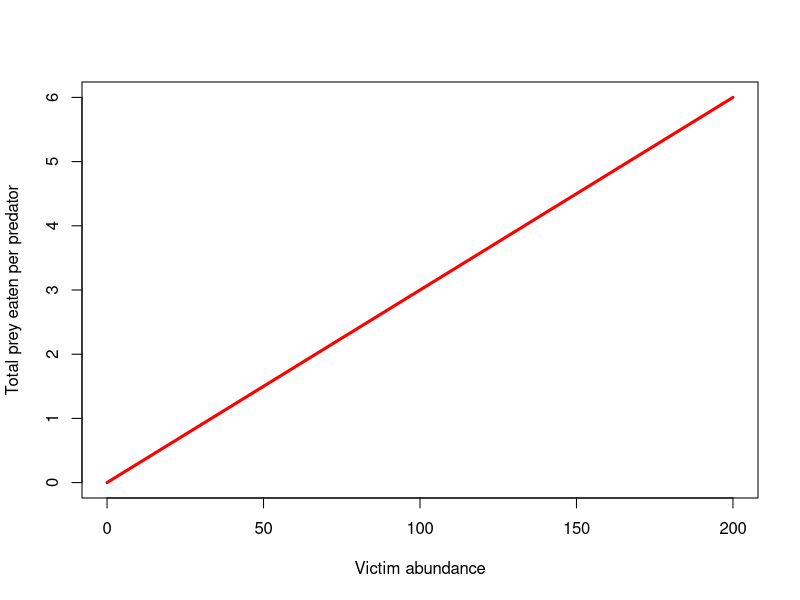
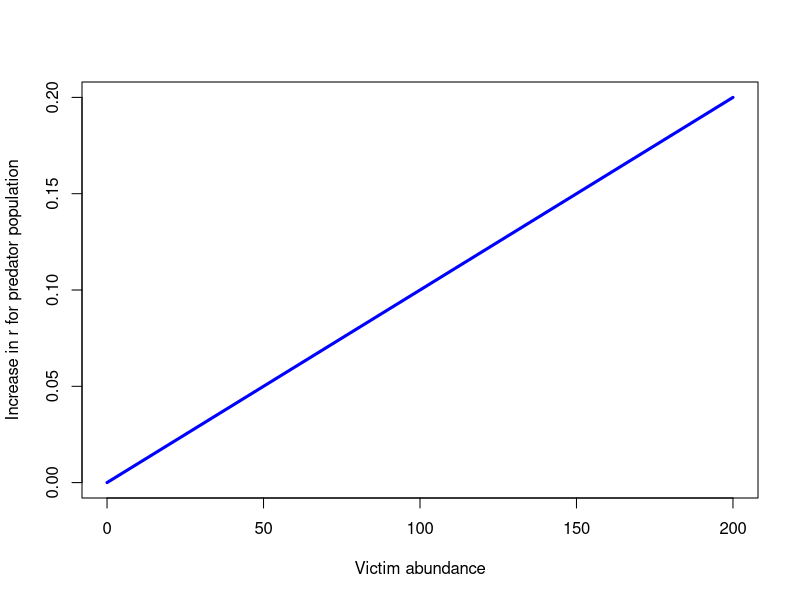
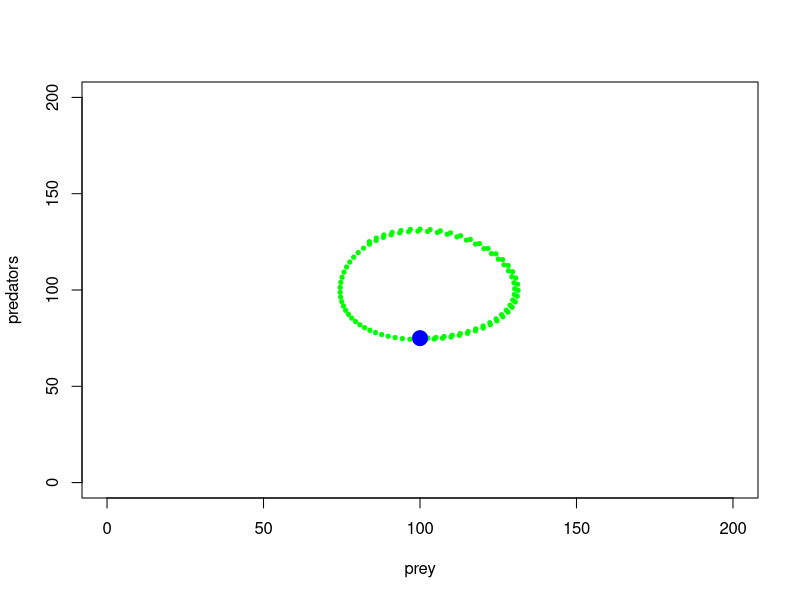
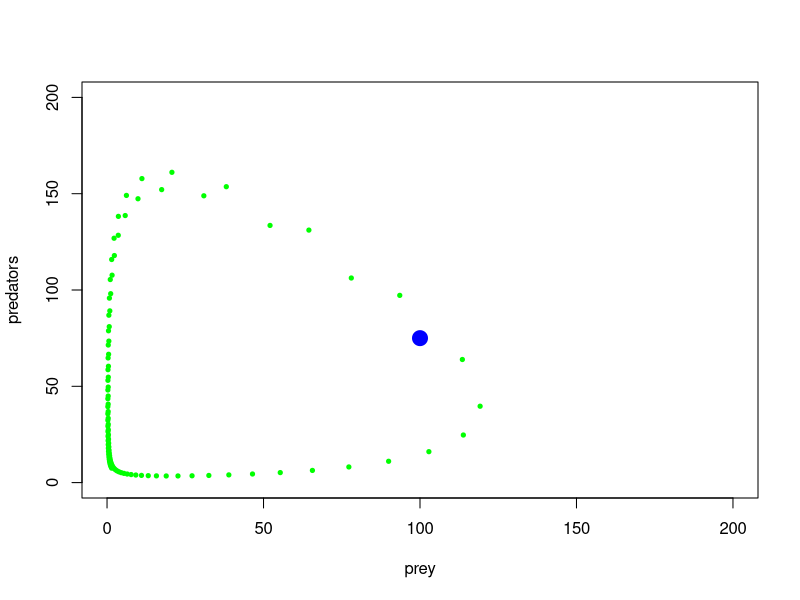
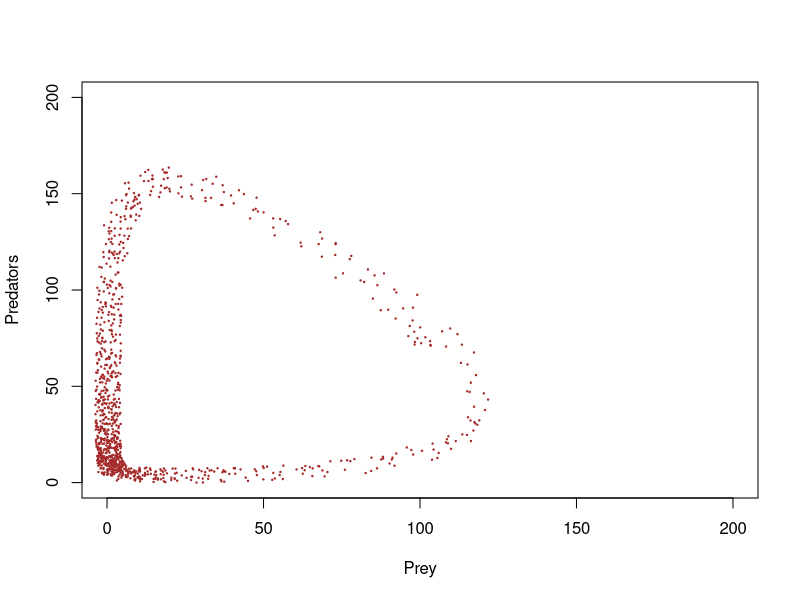
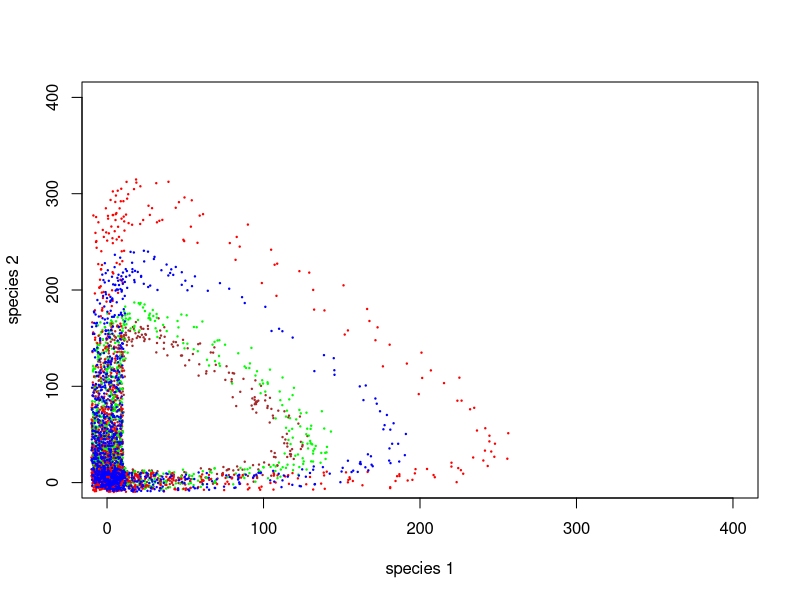
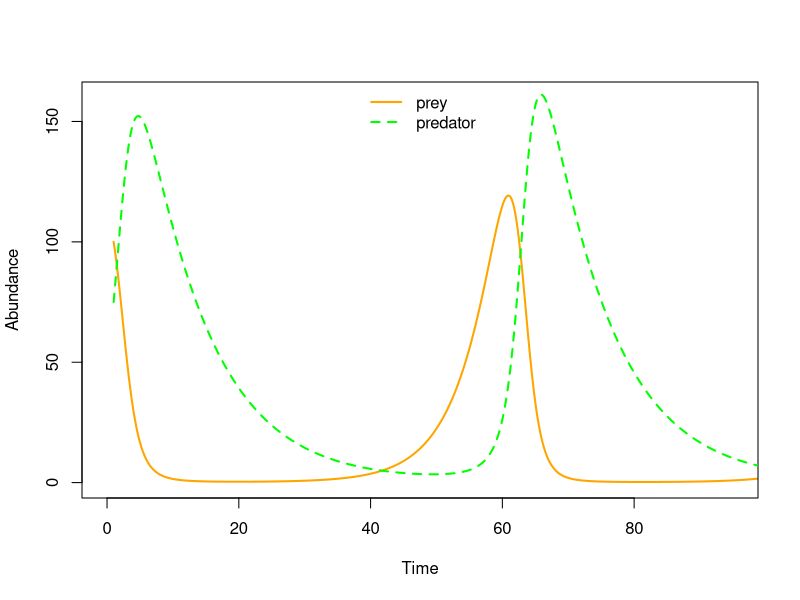

The R source for these figures, in order: (Note: this script raises an error after producing the figures.)

#  NRES 470/670, Lecture 17  ------------------------
#    University of Nevada, Reno           
#    Predator-prey    


# simple functional response

LVfuncresp <- function(V,alpha){
  alpha*V
}

curve(LVfuncresp(x,0.03),0,200,xlab="Victim abundance",ylab="Total prey eaten per predator",col="red",lwd=3)


# Numerical response

LVnumresp <- function(V,beta){
  beta*V
}

curve(LVnumresp(x,0.001),0,200,xlab="Victim abundance",ylab="Increase in r for predator population",col="blue",lwd=3)


# LOTKA VOLTERRA PREDATION EXAMPLE (on phase plane)

## Params

Alpha <- 0.001
Beta <- 0.001
InitPrey <- 100
InitPred <- 75
r <- 0.1
q <- 0.1
Nyears <- 100
step <- 0.1

System <- data.frame(prey = rep(InitPrey,(Nyears+1)*10),pred = InitPred)

doYear <- function(prevyear){
  n1 <- prevyear[1] + r*prevyear[1]*step - Alpha*prevyear[1]*prevyear[2]*step
  n2 <- prevyear[2] + Beta*prevyear[1]*prevyear[2]*step - q*prevyear[2]*step 
  return(c(n1,n2))
}

## Do simulation
for(i in 1:(Nyears*10+1)){
  System[1+i,] <- doYear(System[i,])
}




plot(1,1,pch="",ylim=c(0,200),xlim=c(0,200),xlab="prey",ylab="predators")
points(System[seq(1,1000,10),],col="green",type="p",pch=20,cex=0.85)
points(System[1,],col="blue",pch=20,cex=3)


# LOTKA VOLTERRA PREDATION EXAMPLE

## Params

Alpha <- 0.005
Beta <- 0.005
InitPrey <- 100
InitPred <- 75
r <- 0.2
q <- 0.1
Nyears <- 100
step <- 0.1

System <- data.frame(prey = rep(InitPrey,(Nyears+1)*10),pred = InitPred)

doYear <- function(prevyear){
  n1 <- prevyear[1] + r*prevyear[1]*step - Alpha*prevyear[1]*prevyear[2]*step
  n2 <- prevyear[2] + Beta*prevyear[1]*prevyear[2]*step - q*prevyear[2]*step 
  return(c(n1,n2))
}

## Do simulation
for(i in 1:(Nyears*10+1)){
  System[1+i,] <- doYear(System[i,])
}


plot(1,1,pch="",ylim=c(0,200),xlim=c(0,200),xlab="prey",ylab="predators")
points(System[seq(1,1000,10),],col="green",type="p",pch=20,cex=0.85)
points(System[1,],col="blue",pch=20,cex=3)


plot(1,1,pch="",ylim=c(0,200),xlim=c(0,200),xlab="Prey",ylab="Predators")
points(jitter(System[,1],200),jitter(System[,2],200),col="brown",pch=20,cex=0.3)
#abline(h=K2,v=K1,col="gray",lwd=2,lty=2)


## LOTKA VOLTERRA PREDATION EXAMPLE

## Params


InitN1 <- 120
InitN2 <- 25
System1 <- data.frame(n1 = rep(InitN1,(Nyears*10+1)),n2 = InitN2)
## Do simulation
for(i in 1:(Nyears*10+1)){
  System1[1+i,] <- doYear(System1[i,])
}

InitN1 <- 200
InitN2 <- 100
System2 <- data.frame(n1 = rep(InitN1,(Nyears*10+1)),n2 = InitN2)
## Do simulation
for(i in 1:(Nyears*10+1)){
  System2[1+i,] <- doYear(System2[i,])
}


InitN1 <- 50
InitN2 <- 200
System3 <- data.frame(n1 = rep(InitN1,(Nyears*10+1)),n2 = InitN2)
## Do simulation
for(i in 1:(Nyears*10+1)){
  System3[1+i,] <- doYear(System3[i,])
}



plot(1,1,pch="",ylim=c(0,400),xlim=c(0,400),xlab="species 1",ylab="species 2")
points(jitter(System[,1],500),jitter(System[,2],500),col="brown",pch=20,cex=0.3)
points(jitter(System1[,1],500),jitter(System1[,2],500),col="green",pch=20,cex=0.3)
points(jitter(System2[,1],500),jitter(System2[,2],500),col="red",pch=20,cex=0.3)
points(jitter(System3[,1],500),jitter(System3[,2],500),col="blue",pch=20,cex=0.3)
#abline(h=K2,v=K1,col="gray",lwd=2,lty=2)


plot(seq(1,100,length=nrow(System)), System[,1], xlab="Time", ylab="Abundance",type="l",col="orange",lwd=2,ylim=c(0,160),xlim=c(0,95))
points(seq(1,100,length=nrow(System)), System[,2], xlab="Time", ylab="Abundance",type="l",col="green",lwd=2,lty=2)
legend("top",lwd=c(2,2),lty=c(1,2),col=c("orange","green"),legend=c("prey","predator"),bty="n")



## SPECIFY MODEL AND INITIALIZE
#
## toggle switch function for phase arrow and nullcline plotting 

toggle = compiler::cmpfun(function(u,v,parms) {
  c( u*parms[1]-parms[2]*u*v, parms[3]*u*v-parms[4]*v )
})

fun=toggle ## Our generic name for the system of equations to look at! ;-)
#
## toggle switch function for computing solution trajectories with deSolve::ode()

#Toggle = as.ode.func(toggle)
#
## parameter values?

Alpha <- 0.005
Beta <- 0.005
r <- 0.2
q <- 0.1

parms=c(r,Alpha,Beta,q)

# toggle(100,100,parms)

xlim = c(5,200)
ylim = c(5,200)
new <- phasearrows.calc(toggle,xlim,ylim,resol=25,parms=parms)

plot(1,1,pch="",xlim=xlim,ylim=ylim,xlab="Prey",ylab="Predators")
phasearrows.draw(new)

#
## END MODEL SPECIFICATION AND INITIALIZATION
#######################################################################################


plot(1,1,pch="",xlim=xlim,ylim=ylim,xlab="Prey",ylab="Predators")
phasearrows.draw(new)
abline(h=r/Alpha,col="red",lwd=3)   # prey
abline(v=q/Beta,col="blue",lwd=3)   # pred


## SPECIFY MODEL AND INITIALIZE
#
## toggle switch function for phase arrow and nullcline plotting 

toggle = compiler::cmpfun(function(u,v,parms) {
  c( u*parms[1]-parms[2]*u*v - parms[3]*u^2, parms[4]*u*v-parms[5]*v )
})

fun=toggle ## Our generic name for the system of equations to look at! ;-)
#
## toggle switch function for computing solution trajectories with deSolve::ode()

#Toggle = as.ode.func(toggle)
#
## parameter values?

Alpha <- 0.001
Beta <- 0.005
r <- 0.2
q <- 0.1
c <- 0.008

parms=c(r,Alpha,c,Beta,q)

# toggle(100,100,parms)

xlim = c(5,200)
ylim = c(5,200)
new <- phasearrows.calc(toggle,xlim,ylim,resol=25,parms=parms)

plot(1,1,pch="",xlim=xlim,ylim=ylim,xlab="Prey",ylab="Predators")
phasearrows.draw(new)

#
## END MODEL SPECIFICATION AND INITIALIZATION
#######################################################################################


plot(1,1,pch="",xlim=xlim,ylim=ylim,xlab="Prey",ylab="Predators")
phasearrows.draw(new)
abline((r/Alpha),-(c/Alpha),col="red",lwd=3)   # prey
abline(v=q/Beta,col="blue",lwd=3)   # pred


## Params

Alpha <- 0.001
Beta <- 0.005
r <- 0.2
q <- 0.1
c <- 0.008
InitPrey <- 100
InitPred <- 75
Nyears <- 100
step <- 0.1

System <- data.frame(prey = rep(InitPrey,(Nyears+1)*10),pred = InitPred)

doYear <- function(prevyear){
  n1 <- prevyear[1] + r*prevyear[1]*step - Alpha*prevyear[1]*prevyear[2]*step - c*prevyear[1]^2*step
  n2 <- prevyear[2] + Beta*prevyear[1]*prevyear[2]*step - q*prevyear[2]*step 
  return(c(n1,n2))
}

## Do simulation
for(i in 1:(Nyears*10+1)){
  System[1+i,] <- doYear(System[i,])
}

##### LOTKA VOLTERRA PREDATION EXAMPLE

## Params


InitN1 <- 100
InitN2 <- 200
System1 <- data.frame(n1 = rep(InitN1,(Nyears*10+1)),n2 = InitN2)
## Do simulation
for(i in 1:(Nyears*10+1)){
  System1[1+i,] <- doYear(System1[i,])
}

InitN1 <- 100
InitN2 <- 100
System2 <- data.frame(n1 = rep(InitN1,(Nyears*10+1)),n2 = InitN2)
## Do simulation
for(i in 1:(Nyears*10+1)){
  System2[1+i,] <- doYear(System2[i,])
}


InitN1 <- 50
InitN2 <- 20
System3 <- data.frame(n1 = rep(InitN1,(Nyears*10+1)),n2 = InitN2)
## Do simulation
for(i in 1:(Nyears*10+1)){
  System3[1+i,] <- doYear(System3[i,])
}

plot(1,1,pch="",xlim=xlim,ylim=ylim,xlab="Prey",ylab="Predators")
phasearrows.draw(new)
abline((r/Alpha),-(c/Alpha),col="red",lwd=3)   # prey
abline(v=q/Beta,col="blue",lwd=3)   # pred
points(jitter(System[,1],500),jitter(System[,2],500),col="brown",pch=20,cex=0.3)
points(jitter(System1[,1],500),jitter(System1[,2],500),col="green",pch=20,cex=0.3)
points(jitter(System2[,1],500),jitter(System2[,2],500),col="red",pch=20,cex=0.3)
points(jitter(System3[,1],500),jitter(System3[,2],500),col="blue",pch=20,cex=0.3)


plot(seq(1,100,length=nrow(System)), System[,1], xlab="Time", ylab="Abundance",type="l",col="orange",lwd=2,ylim=c(0,160),xlim=c(0,95))
points(seq(1,100,length=nrow(System)), System[,2], xlab="Time", ylab="Abundance",type="l",col="green",lwd=2,lty=2)
legend("top",lwd=c(2,2),lty=c(1,2),col=c("orange","green"),legend=c("prey","predator"),bty="n")


TypeIfuncresp <- function(V,alpha){
  alpha*V
}

curve(TypeIfuncresp(x,0.1),0,500,xlab="Victim abundance",ylab="Total prey eaten per predator",col="red",lwd=3)


TypeIIfuncresp <- function(V,alpha,h){
  (alpha*V)/(1+alpha*h*V)
}

curve(TypeIIfuncresp(x,0.1,0.1),0,500,xlab="Victim abundance",ylab="Total prey eaten per predator",col="red",lwd=3)


TypeIIIfuncresp <- function(V,alpha,h,k){
  (alpha*V^k)/(1+alpha*h*V^k)
}

curve(TypeIIIfuncresp(x,0.0005,0.1,1.6),0,1000,xlab="Victim abundance",ylab="Total prey eaten per predator",col="red",lwd=3)

